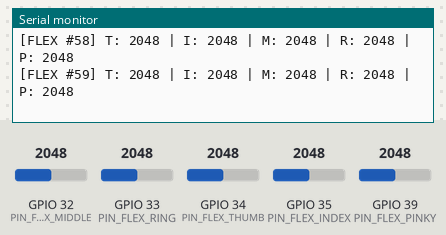
A program run on a simulated ESP32. On the bench: the last lines printed to the serial monitor. The inputs (shaded band) are chosen by the test bench; at power-on: GPIO 32 (PIN_FLEX_MIDDLE) = 2048, GPIO 33 (PIN_FLEX_RING) = 2048, GPIO 34 (PIN_FLEX_THUMB) = 2048, GPIO 35 (PIN_FLEX_INDEX) = 2048, GPIO 39 (PIN_FLEX_PINKY) = 2048 (analog values on the 0–4095 scale).

Above: at 2.2 s.
2.3 s: GPIO 32 (PIN_FLEX_MIDDLE) set to 1072
At 3.3 s:
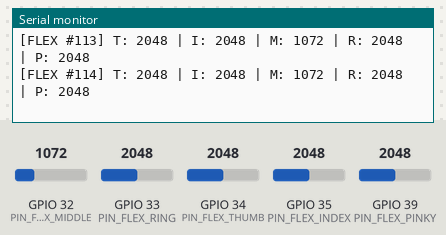
3.8 s: GPIO 32 (PIN_FLEX_MIDDLE) set to 955
At 4.9 s:
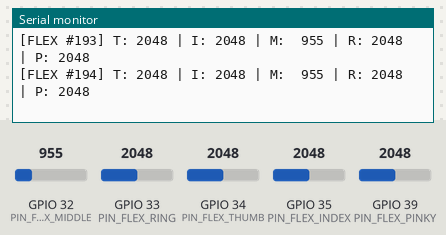
5.3 s: GPIO 33 (PIN_FLEX_RING) set to 1057
At 6.1 s:
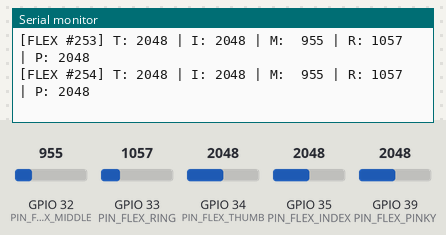
6.8 s: GPIO 33 (PIN_FLEX_RING) set to 968
At 7.9 s:
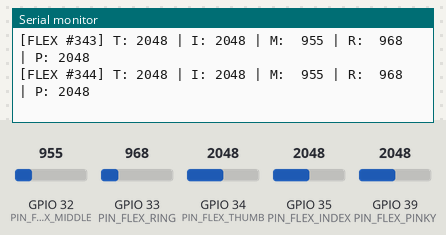
8.3 s: GPIO 34 (PIN_FLEX_THUMB) set to 1073
At 9.4 s:
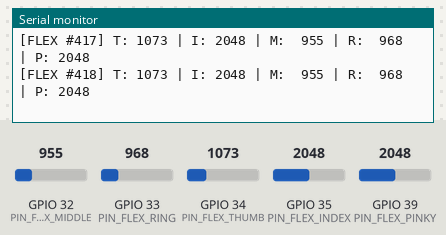
9.8 s: GPIO 34 (PIN_FLEX_THUMB) set to 957
At 10.9 s:
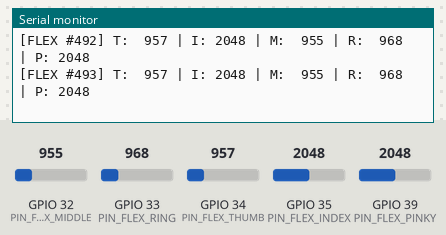

Measured:
- the behaviour switches between 1000 and 999 on GPIO 32 (PIN_FLEX_MIDDLE) (found by bisection; images 1 and 2)
- the behaviour switches between 1000 and 999 on GPIO 33 (PIN_FLEX_RING) (found by bisection; images 3 and 4)
- the behaviour switches between 1000 and 999 on GPIO 34 (PIN_FLEX_THUMB) (found by bisection; images 5 and 6)

The program:

main.cpp
```cpp
#include <Arduino.h>
#include "FlexSensorManager.h"

FlexSensorManager flexManager;

void setup() {
    Serial.begin(115200);
    delay(1000);

    Serial.println();
    Serial.println("====================================================");
    Serial.println("CYNEXIS CONTROL GLOVE - TASK 2.1 RAW FLEX DIAGNOSTICS");
    Serial.println("5 Analog Flex Sensors -> Fixed-Rate Raw Acquisition");
    Serial.println("Pins: Thumb(34), Index(35), Middle(32), Ring(33), Pinky(39)");
    Serial.println("====================================================");

    flexManager.begin();
    Serial.println("[SYSTEM] FlexSensorManager initialized. Streaming raw acquisition...");
}

void loop() {
    if (flexManager.update()) {
        flexManager.printDiagnostics();
    }
}
```

FlexSensorManager.h
```cpp
#ifndef FLEX_SENSOR_MANAGER_H
#define FLEX_SENSOR_MANAGER_H

#include <Arduino.h>
#include "config.h"

/**
 * @brief Raw readings for all 5 flex sensors (12-bit ADC: 0 - 4095).
 */
struct FlexReadings {
    uint16_t thumb;
    uint16_t index;
    uint16_t middle;
    uint16_t ring;
    uint16_t pinky;

    uint16_t getByIndex(uint8_t idx) const {
        switch (idx) {
            case 0: return thumb;
            case 1: return index;
            case 2: return middle;
            case 3: return ring;
            case 4: return pinky;
            default: return 0;
        }
    }
};

/**
 * @brief Manages fixed-rate acquisition of 5 analog flex sensor channels.
 *
 * Task 2.1 Scope: Fixed-rate raw acquisition -> uint16_t readings -> Serial diagnostics.
 */
class FlexSensorManager {
public:
    FlexSensorManager();

    /**
     * @brief Initializes GPIO pin modes and ADC settings.
     */
    void begin();

    /**
     * @brief Polls sensors at a fixed time interval (non-blocking).
     * @return true if a new sample was acquired in this call.
     */
    bool update();

    /**
     * @brief Forces an immediate raw sample read of all 5 flex channels.
     */
    void readRaw();

    /**
     * @brief Get the latest acquired raw readings.
     * @return Reference to current FlexReadings struct.
     */
    const FlexReadings& getReadings() const;

    /**
     * @brief Output formatted raw diagnostics over Serial.
     */
    void printDiagnostics() const;

private:
    FlexReadings m_readings;
    unsigned long m_lastSampleTime;
    uint32_t m_sampleCount;

    uint16_t sampleAnalogPin(uint8_t pin);
};

#endif // FLEX_SENSOR_MANAGER_H
```

FlexSensorManager.cpp
```cpp
#include "FlexSensorManager.h"

FlexSensorManager::FlexSensorManager()
    : m_readings{0, 0, 0, 0, 0}
    , m_lastSampleTime(0)
    , m_sampleCount(0)
{
}

void FlexSensorManager::begin() {
    pinMode(PIN_FLEX_THUMB, INPUT);
    pinMode(PIN_FLEX_INDEX, INPUT);
    pinMode(PIN_FLEX_MIDDLE, INPUT);
    pinMode(PIN_FLEX_RING, INPUT);
    pinMode(PIN_FLEX_PINKY, INPUT);

#if defined(ESP32)
    analogReadResolution(12); // 12-bit ADC (0 - 4095)
#endif

    // Initial read to populate valid values immediately
    readRaw();
}

uint16_t FlexSensorManager::sampleAnalogPin(uint8_t pin) {
#if FLEX_OVERSAMPLE_COUNT > 1
    uint32_t sum = 0;
    for (uint8_t i = 0; i < FLEX_OVERSAMPLE_COUNT; ++i) {
        sum += analogRead(pin);
    }
    return static_cast<uint16_t>(sum / FLEX_OVERSAMPLE_COUNT);
#else
    return static_cast<uint16_t>(analogRead(pin));
#endif
}

void FlexSensorManager::readRaw() {
    m_readings.thumb  = sampleAnalogPin(PIN_FLEX_THUMB);
    m_readings.index  = sampleAnalogPin(PIN_FLEX_INDEX);
    m_readings.middle = sampleAnalogPin(PIN_FLEX_MIDDLE);
    m_readings.ring   = sampleAnalogPin(PIN_FLEX_RING);
    m_readings.pinky  = sampleAnalogPin(PIN_FLEX_PINKY);
}

bool FlexSensorManager::update() {
    unsigned long currentMs = millis();
    if (currentMs - m_lastSampleTime >= FLEX_SAMPLE_INTERVAL_MS) {
        m_lastSampleTime = currentMs;
        readRaw();
        m_sampleCount++;
        return true;
    }
    return false;
}

const FlexReadings& FlexSensorManager::getReadings() const {
    return m_readings;
}

void FlexSensorManager::printDiagnostics() const {
    char buffer[128];
    snprintf(buffer, sizeof(buffer),
        "[FLEX #%lu] T: %4u | I: %4u | M: %4u | R: %4u | P: %4u",
        m_sampleCount,
        m_readings.thumb,
        m_readings.index,
        m_readings.middle,
        m_readings.ring,
        m_readings.pinky
    );
    Serial.println(buffer);
}
```

config.h
```cpp
#ifndef CONFIG_H
#define CONFIG_H

#include <stdint.h>

// ============================================================
// HARDWARE PIN DEFINITIONS - FLEX SENSORS (ADC1)
// ============================================================
#define PIN_FLEX_THUMB   34
#define PIN_FLEX_INDEX   35
#define PIN_FLEX_MIDDLE  32
#define PIN_FLEX_RING    33
#define PIN_FLEX_PINKY   39

// ============================================================
// ACQUISITION CONFIGURATION
// ============================================================
#define FLEX_SAMPLE_INTERVAL_MS 20  // 50 Hz acquisition rate
#define FLEX_NUM_SENSORS        5
#define FLEX_OVERSAMPLE_COUNT   4   // Number of samples for basic noise reduction

#endif // CONFIG_H
```
